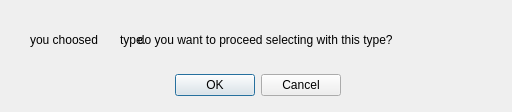
<?xml version="1.0" encoding="UTF-8"?>
<ui version="4.0">
 <class>Dialog</class>
 <widget class="QDialog" name="Dialog">
  <property name="geometry">
   <rect>
    <x>0</x>
    <y>0</y>
    <width>512</width>
    <height>112</height>
   </rect>
  </property>
  <property name="windowTitle">
   <string>Dialog</string>
  </property>
  <widget class="QDialogButtonBox" name="buttonBox">
   <property name="geometry">
    <rect>
     <x>40</x>
     <y>70</y>
     <width>301</width>
     <height>31</height>
    </rect>
   </property>
   <property name="orientation">
    <enum>Qt::Horizontal</enum>
   </property>
   <property name="standardButtons">
    <set>QDialogButtonBox::Cancel|QDialogButtonBox::Ok</set>
   </property>
  </widget>
  <widget class="QLabel" name="label">
   <property name="geometry">
    <rect>
     <x>30</x>
     <y>30</y>
     <width>471</width>
     <height>20</height>
    </rect>
   </property>
   <property name="text">
    <string>you choosed            do you want to proceed selecting with this type?</string>
   </property>
  </widget>
  <widget class="QLabel" name="harmonic_type">
   <property name="geometry">
    <rect>
     <x>120</x>
     <y>30</y>
     <width>66</width>
     <height>19</height>
    </rect>
   </property>
   <property name="text">
    <string>type.</string>
   </property>
  </widget>
 </widget>
 <resources/>
 <connections>
  <connection>
   <sender>buttonBox</sender>
   <signal>accepted()</signal>
   <receiver>Dialog</receiver>
   <slot>accept()</slot>
   <hints>
    <hint type="sourcelabel">
     <x>248</x>
     <y>254</y>
    </hint>
    <hint type="destinationlabel">
     <x>157</x>
     <y>274</y>
    </hint>
   </hints>
  </connection>
  <connection>
   <sender>buttonBox</sender>
   <signal>rejected()</signal>
   <receiver>Dialog</receiver>
   <slot>reject()</slot>
   <hints>
    <hint type="sourcelabel">
     <x>316</x>
     <y>260</y>
    </hint>
    <hint type="destinationlabel">
     <x>286</x>
     <y>274</y>
    </hint>
   </hints>
  </connection>
 </connections>
</ui>
